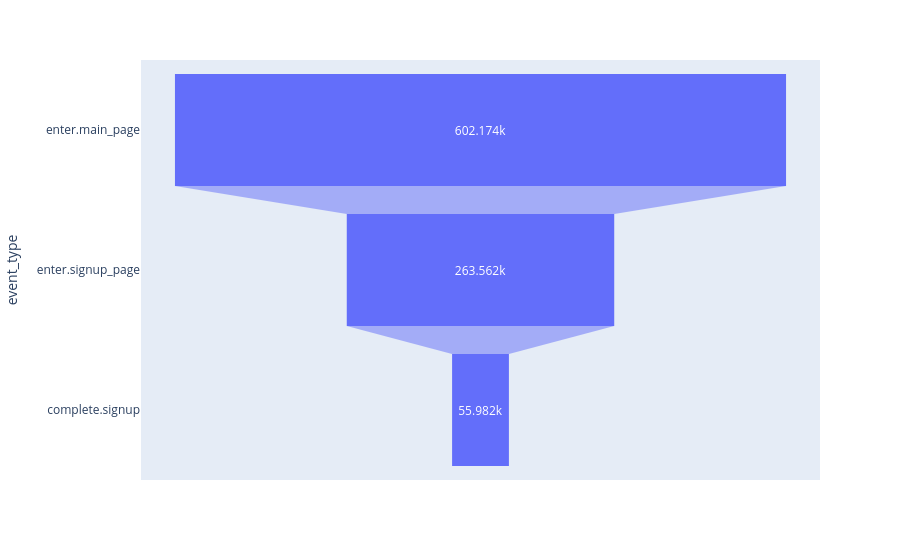

The notebook cell this image was saved under:
### Markdown cell above
### 회원 획득(메인 접속 -> 회원가입 완료)

### Code cell
fig = px.funnel(event_counts_signup, x='event_count', y='event_type')
fig.show()

### Figure 1 — Plotly figure (JSON) as saved in the notebook; plotly's stock layout.template omitted (floating-point values rounded to 4 significant figures)
{"data": [{"hovertemplate": "event_count=%{x}<br>event_type=%{y}<extra></extra>", "legendgroup": "", "marker": {"color": "#636efa"}, "name": "", "orientation": "h", "showlegend": false, "type": "funnel", "x": [602174, 263562, 55982], "xaxis": "x", "y": ["enter.main_page", "enter.signup_page", "complete.signup"], "yaxis": "y"}], "layout": {"legend": {"tracegroupgap": 0}, "margin": {"t": 60}, "xaxis": {"anchor": "y", "domain": [0, 1], "title": {"text": "event_count"}}, "yaxis": {"anchor": "x", "domain": [0, 1], "title": {"text": "event_type"}}}}
